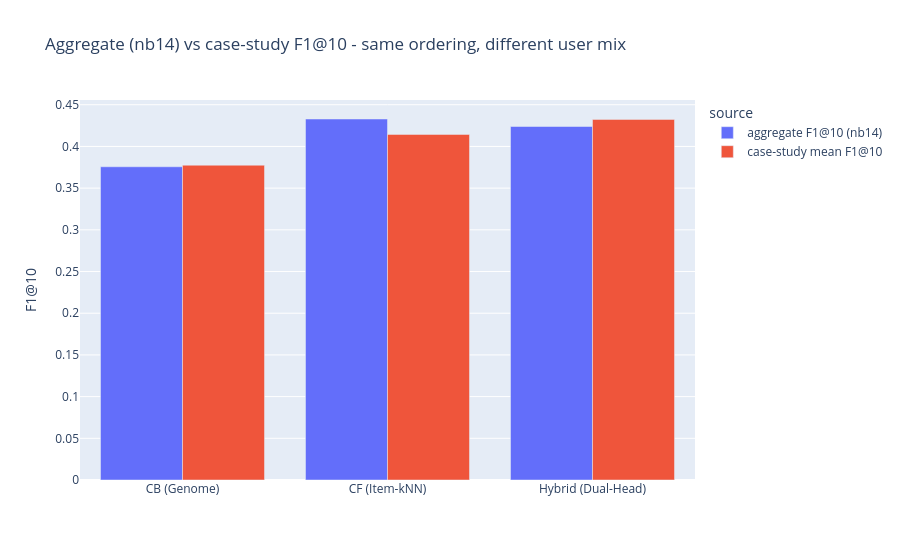

Write notebook code for a chart like this one.
### Markdown cell above
## 7. Verdict and cross-check

| User type | Best practical fit | Why |
|---|---|---|
| **Mainstream heavy** | CF / Hybrid | dense ratings -> CF nails popular taste; Hybrid matches it |
| **Niche specialist** | CB / Hybrid | content signal finds same-niche gems CF misses |
| **Eclectic cinephile** | Hybrid | needs both content coherence and collaborative discovery |
| **Light / sparse** | Hybrid | thin history -> CB content + the hybrid's robustness carry it |

The **Hybrid is the only family that is never the worst** for any user type - the practical
restatement of the assignment's thesis. Below we cross-check the per-archetype case-study
numbers against the aggregate leaderboard (`all_metrics.json`): the populations differ
(archetype-skewed vs 1,000 random users) so absolute values differ, but the **ordering
agrees** - practical and aggregate tell the same story.

### Code cell
import json
from hybrid_recsys.config import ARTIFACTS_METRICS

am = json.loads((ARTIFACTS_METRICS / "all_metrics.json").read_text())
keymap = {"CB (Genome)": "Content-Based (Genome)", "CF (Item-kNN)": "Item-Based k-NN",
          "Hybrid (Dual-Head)": "Dual-Head Hybrid"}
agg_f1 = agg_df.groupby("model")["F1@10"].mean()
rows = []
for fam, jk in keymap.items():
    j = am.get(jk, {})
    rows.append({"family": fam, "aggregate F1@10 (nb14)": j.get("k10", {}).get("f1"),
                 "case-study mean F1@10": round(float(agg_f1.get(fam, np.nan)), 4),
                 "aggregate RMSE": j.get("rmse"), "aggregate MAE": j.get("mae")})
cmp = pd.DataFrame(rows)
display(cmp)
fig = px.bar(cmp.melt(id_vars="family", value_vars=["aggregate F1@10 (nb14)", "case-study mean F1@10"],
                      var_name="source", value_name="F1@10"),
             x="family", y="F1@10", color="source", barmode="group",
             title="Aggregate (nb14) vs case-study F1@10 - same ordering, different user mix")
fig.update_layout(xaxis_title="")
save_fig(fig, "15_cs_agg_vs_practical")

### Figure 1 — Plotly figure (JSON) as saved in the notebook; plotly's stock layout.template omitted (floating-point values rounded to 4 significant figures)
{"data": [{"alignmentgroup": "True", "hovertemplate": "source=aggregate F1@10 (nb14)<br>family=%{x}<br>F1@10=%{y}<extra></extra>", "legendgroup": "aggregate F1@10 (nb14)", "marker": {"color": "#636efa", "pattern": {"shape": ""}}, "name": "aggregate F1@10 (nb14)", "offsetgroup": "aggregate F1@10 (nb14)", "orientation": "v", "showlegend": true, "textposition": "auto", "type": "bar", "x": ["CB (Genome)", "CF (Item-kNN)", "Hybrid (Dual-Head)"], "xaxis": "x", "y": [0.3756, 0.4329, 0.4239], "yaxis": "y"}, {"alignmentgroup": "True", "hovertemplate": "source=case-study mean F1@10<br>family=%{x}<br>F1@10=%{y}<extra></extra>", "legendgroup": "case-study mean F1@10", "marker": {"color": "#EF553B", "pattern": {"shape": ""}}, "name": "case-study mean F1@10", "offsetgroup": "case-study mean F1@10", "orientation": "v", "showlegend": true, "textposition": "auto", "type": "bar", "x": ["CB (Genome)", "CF (Item-kNN)", "Hybrid (Dual-Head)"], "xaxis": "x", "y": [0.3775, 0.4144, 0.4324], "yaxis": "y"}], "layout": {"barmode": "group", "legend": {"title": {"text": "source"}, "tracegroupgap": 0}, "title": {"text": "Aggregate (nb14) vs case-study F1@10 - same ordering, different user mix"}, "xaxis": {"anchor": "y", "domain": [0, 1], "title": {"text": ""}}, "yaxis": {"anchor": "x", "domain": [0, 1], "title": {"text": "F1@10"}}}}
